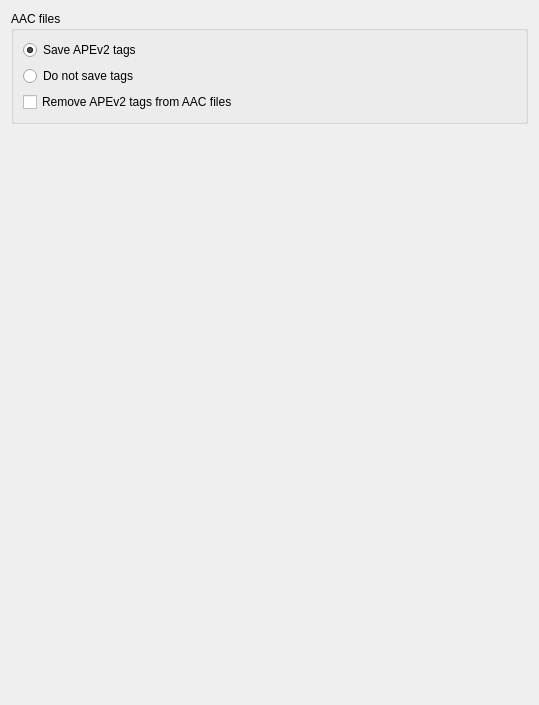
<?xml version="1.0" encoding="UTF-8"?>
<ui version="4.0">
 <class>TagsCompatibilityOptionsPage</class>
 <widget class="QWidget" name="TagsCompatibilityOptionsPage">
  <property name="geometry">
   <rect>
    <x>0</x>
    <y>0</y>
    <width>539</width>
    <height>705</height>
   </rect>
  </property>
  <layout class="QVBoxLayout">
   <item>
    <widget class="QGroupBox" name="aac_tags">
     <property name="title">
      <string>AAC files</string>
     </property>
     <layout class="QVBoxLayout" name="verticalLayout">
      <item>
       <widget class="QRadioButton" name="aac_save_ape">
        <property name="text">
         <string>Save APEv2 tags</string>
        </property>
        <property name="checked">
         <bool>true</bool>
        </property>
       </widget>
      </item>
      <item>
       <widget class="QRadioButton" name="aac_no_tags">
        <property name="text">
         <string>Do not save tags</string>
        </property>
       </widget>
      </item>
      <item>
       <widget class="QCheckBox" name="remove_ape_from_aac">
        <property name="text">
         <string>Remove APEv2 tags from AAC files</string>
        </property>
       </widget>
      </item>
     </layout>
    </widget>
   </item>
   <item>
    <spacer name="spacer">
     <property name="orientation">
      <enum>Qt::Vertical</enum>
     </property>
     <property name="sizeHint" stdset="0">
      <size>
       <width>274</width>
       <height>41</height>
      </size>
     </property>
    </spacer>
   </item>
  </layout>
 </widget>
 <resources/>
 <connections/>
</ui>
